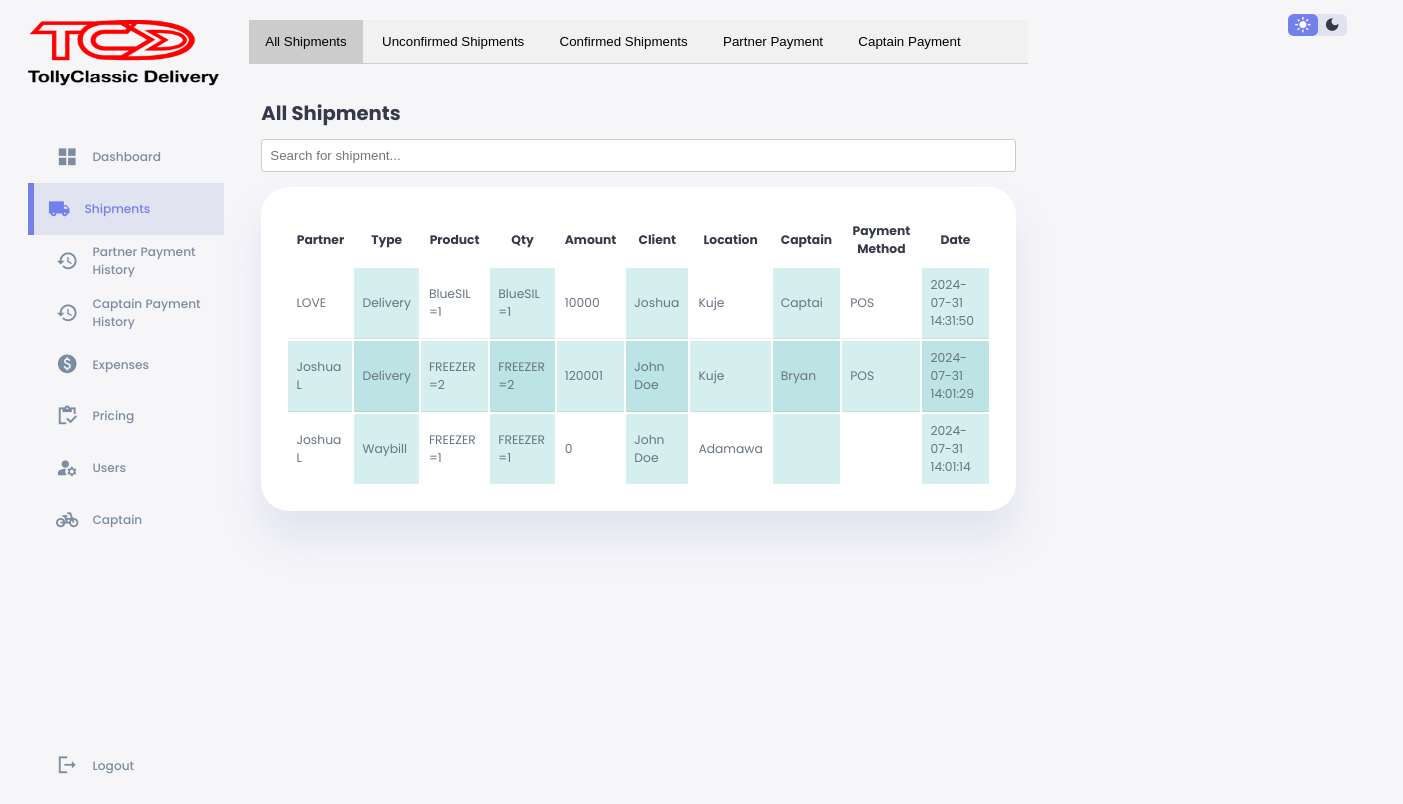
The page /abojuto/records.php on the database as committed earlier.
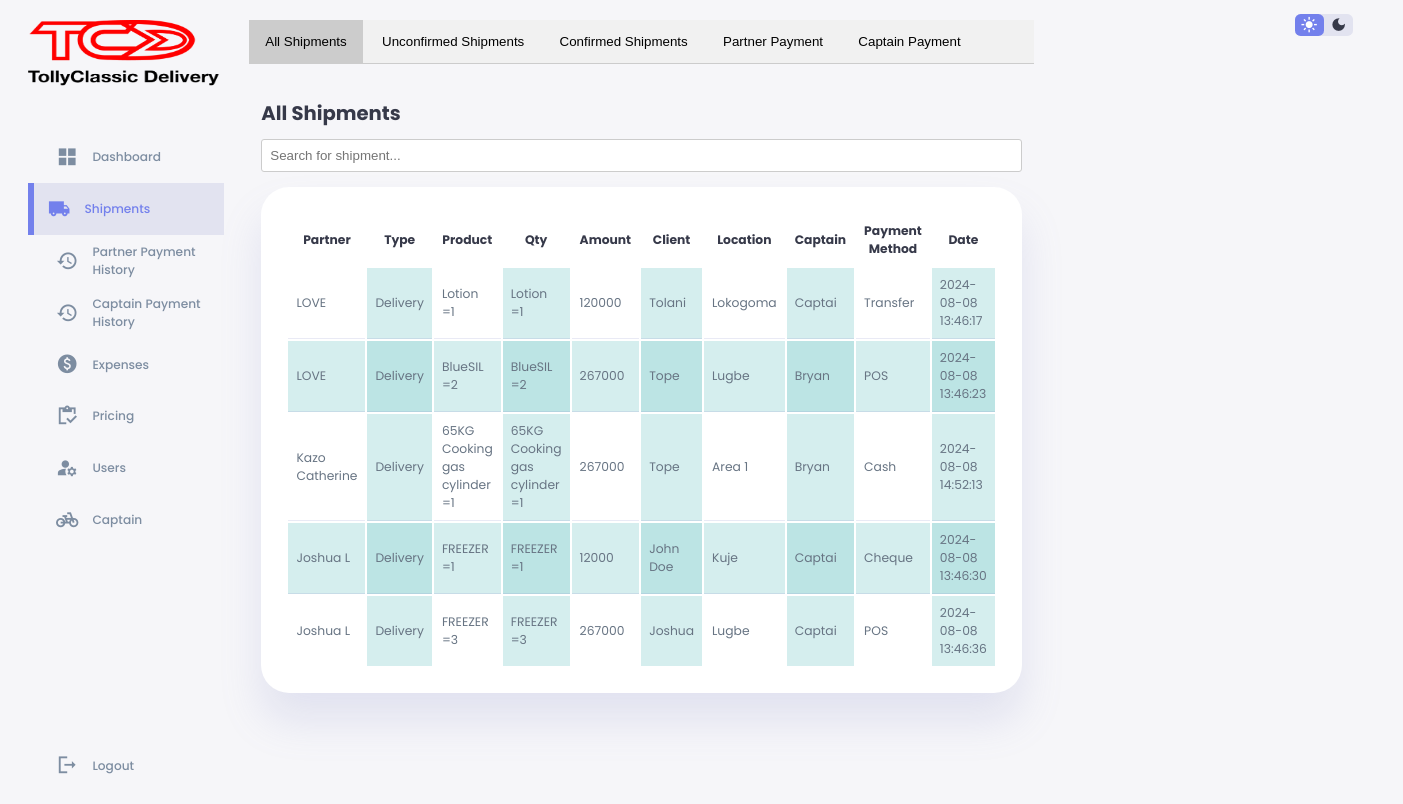
The same page on the database as committed later.
### tables this page shows
CREATE TABLE `gbigbe` (
  `id` int(11) NOT NULL,
  `partner` varchar(100) NOT NULL,
  `shipmentType` varchar(100) NOT NULL,
  `product` varchar(255) NOT NULL,
  `availableUnit` varchar(100) NOT NULL,
  `quantity` varchar(100) NOT NULL,
  `unitPrice` varchar(100) NOT NULL,
  `amount` int(100) NOT NULL,
  `customersName` varchar(100) NOT NULL,
  `SOD` varchar(100) NOT NULL,
  `destination` varchar(100) NOT NULL,
  `customerContact` varchar(100) NOT NULL,
  `captain` varchar(100) NOT NULL,
  `status` varchar(100) NOT NULL,
  `paymentMethod` varchar(100) NOT NULL,
  `date` timestamp NOT NULL DEFAULT current_timestamp() ON UPDATE current_timestamp(),
  `partnerRemitance` varchar(255) NOT NULL DEFAULT 'rara',
  `accCaptain` varchar(100) NOT NULL,
  `accPartner` varchar(100) NOT NULL,
  `partnerReward` varchar(100) NOT NULL,
  `deliveryFee` varchar(100) NOT NULL,
  `riderReward` varchar(100) NOT NULL,
  `profitReward` varchar(100) NOT NULL,
  `partnerPayStatus` varchar(100) NOT NULL,
  `captainPayStatus` varchar(100) NOT NULL,
  `returnReason` varchar(255) NOT NULL,
  `remitanceKind` varchar(100) NOT NULL DEFAULT 'NORMs',
  `payID` varchar(100) NOT NULL,
  `payID1` varchar(255) NOT NULL,
  `payID2` varchar(255) NOT NULL,
  `payID3` varchar(255) NOT NULL,
  `payID4` varchar(100) NOT NULL
);

### abojuto/records.php (the view, shortened to what the changed rows need)
<!DOCTYPE html>
<html lang="en">
<head>
    <link rel="stylesheet" href="css/styl.css">
</head>
<body>
    <div class="container">
        <main>
            <div id="AllShipments" class="tab-content">
                <div class="recent-sales">
                    <h2>All Shipments</h2>
                    <table id="shipmentTable" style="width: 100%;">
                        <thead>
                            <tr>
                                <th>Partner</th>
                                <th>Type</th>
                                <th>Product</th>
                                <th>Qty</th>
                                <th>Amount</th>
                                <th>Client</th>
                                <th>Location</th>
                                <th>Captain</th>
                                <th>Payment Method</th>
                                <th>Date</th>
                            </tr>
                        </thead>
                        <tbody id="table-body">
                            <?php
                            require '../config.php';
                            $query = mysqli_query($conn, "SELECT id, partner, shipmentType, product, availableUnit, quantity, unitPrice, amount, customersName, destination, customerContact, captain, paymentMethod, date  FROM gbigbe WHERE status = 'Completed' ORDER BY partner DESC ");
                            while ($row = mysqli_fetch_array($query)) {
                                $partner = $row['partner'];
                                $shipmentType = $row['shipmentType'];
                                $product = $row['product'];
                                $quantity = $row['quantity'];
                                $amount = $row['amount'];
                                $customersName = $row['customersName'];
                                $destination = $row['destination'];
                                $captain = $row['captain'];
                                $paymentMethod = $row['paymentMethod'];
                                $date = $row['date'];
                                ?>
                            <tr>
                                <td><?php echo $partner; ?></td>
                                <td><?php echo $shipmentType; ?></td>
                                <td><?php echo $product; ?></td>
                                <td><?php echo $quantity; ?></td>
                                <td><?php echo $amount; ?></td>
                                <td><?php echo $customersName; ?></td>
                                <td><?php echo $destination; ?></td>
                                <td><?php echo $captain; ?></td>
                                <td><?php echo $paymentMethod; ?></td>
                                <td><?php echo $date; ?></td>
                            </tr>
                            <?php } ?>
                        </tbody>
                    </table>
                </div>
            </div>
        </main>
    </div>
</body>
</html>

Rows that differ between the two databases and show on the page:
removed gbigbe: partner "LOVE", shipmentType "Delivery", product "BlueSIL =1", quantity "BlueSIL =1", amount "10000", customersName "Joshua", destination "Kuje", captain "Captai", paymentMethod "POS", date "2024-07-31 14:31:50"
changed gbigbe: partner "Joshua L" → "LOVE"; shipmentType "Waybill" → "Delivery"; product "FREEZER =1" → "Lotion =1"; quantity "FREEZER =1" → "Lotion =1"; amount "0" → "120000"; customersName "John Doe" → "Tolani"; destination "Adamawa" → "Lokogoma"; captain (not shown) → "Captai"; paymentMethod (not shown) → "Transfer"; date "2024-07-31 14:01:14" → "2024-08-08 13:46:17"; moves up the list
now on this page (row edited): gbigbe: partner "LOVE", shipmentType "Delivery", product "BlueSIL =2", quantity "BlueSIL =2", amount "267000", customersName "Tope", destination "Lugbe", captain "Bryan", paymentMethod "POS", date "2024-08-08 13:46:23"
now on this page (row edited): gbigbe: partner "Kazo Catherine", shipmentType "Delivery", product "65KG Cooking gas cylinder =1", quantity "65KG Cooking gas cylinder =1", amount "267000", customersName "Tope", destination "Area 1", captain "Bryan", paymentMethod "Cash", date "2024-08-08 14:52:13"
changed gbigbe "John Doe": product "FREEZER =2" → "FREEZER =1"; quantity "FREEZER =2" → "FREEZER =1"; amount "120001" → "12000"; captain "Bryan" → "Captai"; paymentMethod "POS" → "Cheque"; date "2024-07-31 14:01:29" → "2024-08-08 13:46:30"
added gbigbe: partner "Joshua L", shipmentType "Delivery", product "FREEZER =3", quantity "FREEZER =3", amount "267000", customersName "Joshua", destination "Lugbe", captain "Captai", paymentMethod "POS", date "2024-08-08 13:46:36"
